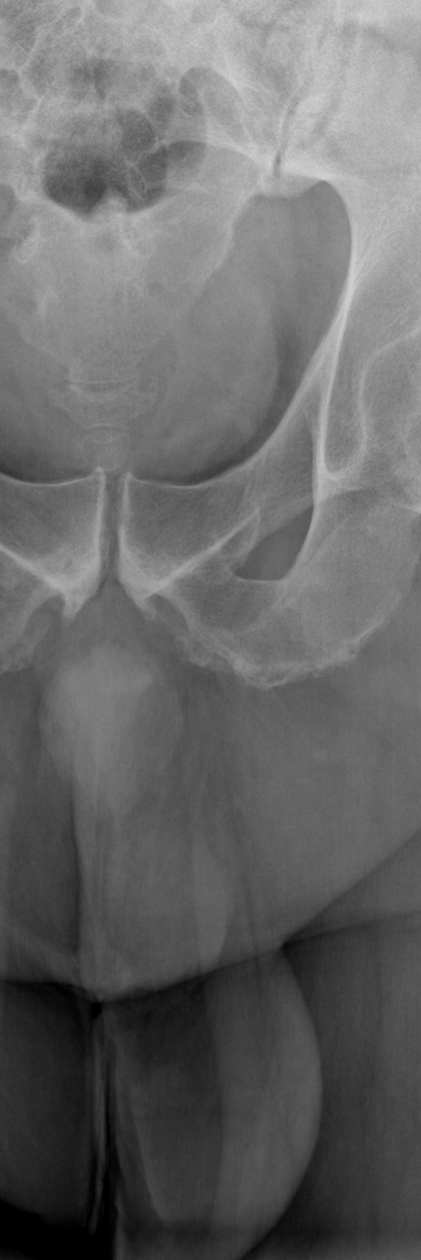
#> input picture Source/MatchTemplate/Cropped0.jpg, 842 x 2519 px, given as the content of the folder anzi/Desktop/TesiMagistrale/Audisio/ImmaginiBacinoCopiaCrop/, which was not available (shown at 1/2 size)
$ python BoneDetectionOneTemplate.py
#> lines starting #> are read from the running program, lines starting #| are printed output that depends on the picture; pictures that were not available may be replaced by others from this repository, and a replacement may not be noted
import cv2
import os
import numpy as np
from PIL import Image
from matplotlib import pyplot as plt


def find_bones(input_image, template_name, output_path, i):

#> called with i = 0
    methods = [  # 'cv2.TM_CCOEFF_NORMED', 'cv2.TM_CCORR_NORMED',
               'cv2.TM_SQDIFF_NORMED']

    # operations on the full image
    img2 = cv2.imread(input_image, 0)
#> img2 is the input picture: shape (2519, 842); min 0, max 214, mean 104.3
    image_to_crop = Image.open(input_image)
    z, q = img2.shape[::-1]
#> z = 842; q = 2519

    template = cv2.imread(template_name, 0)
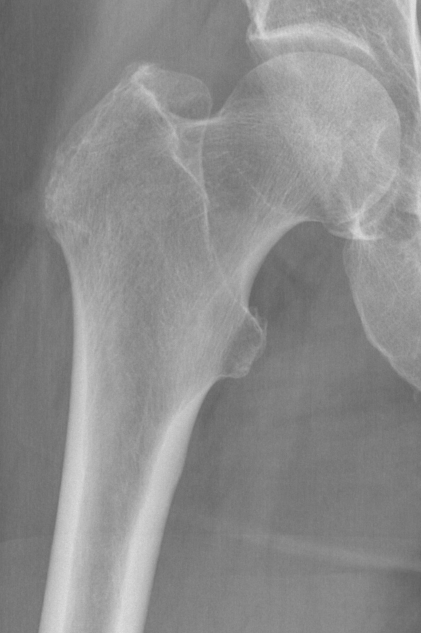
#> input picture Templates/Bacino_left.jpg, 842 x 1266 px, found by its file name (shown at 1/2 size)
#> template is the input picture: shape (1266, 842); min 84, max 232, mean 139.7
    # create a flipped template
    template_flipped = cv2.flip(template, 1)
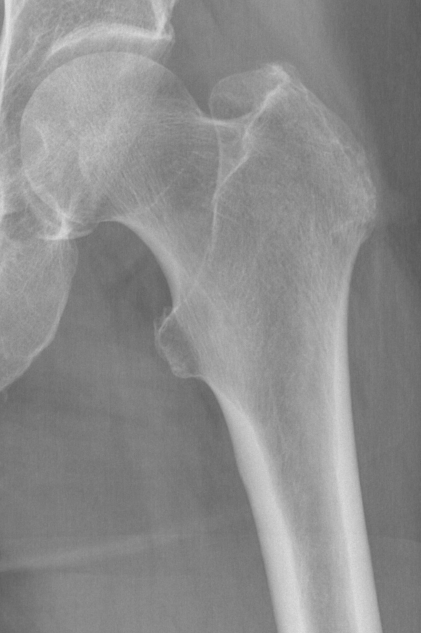
#> template_flipped: shape (1266, 842) (shown at 1/2 size); min 84, max 232, mean 139.7
    # get shapes of original images
    w, h = template.shape[::-1]  # means that template is w rows and h columns
#> w = 842; h = 1266

    for meth in methods:
        img = img2.copy()
        method = eval(meth)

        # Apply template Matching
        res = cv2.matchTemplate(img, template, method)
        res_flipped = cv2.matchTemplate(img, template_flipped, method)

        min_val, max_val, min_loc, max_loc = cv2.minMaxLoc(res)
        min_val_f, max_val_f, min_loc_f, max_loc_f = cv2.minMaxLoc(res_flipped)
        print("Comparing image {} with template {}, min_val is {} and max_val is {} and min_val_f {} and max_val_f {}"
              .format(input_image, template_name, min_val, max_val, min_val_f, max_val_f))

        if method in [cv2.TM_SQDIFF, cv2.TM_SQDIFF_NORMED]:
            top_left = min_loc
            top_left_f = min_loc_f
        else:
            top_left = max_loc
            top_left_f = max_loc_f

        bottom_right = (top_left[0] + w, top_left[1] + h)  # somma base e altezza del template
        bottom_right_f = (top_left_f[0] + w, top_left_f[1] + h)

        if (top_left[1] + h) * 2 > q:
            b_r = q
        else:
            b_r = (top_left[1] + h) * 2

        if (top_left_f[1] + h) * 2 > q:
            b_r_f = q
        else:
            b_r_f = (top_left_f[1] + h) * 2

        box = (top_left[0], top_left[1], top_left[0] + w, b_r)
        box_f = (top_left_f[0], top_left_f[1], top_left_f[0] + w, b_r_f)

        crop_image = image_to_crop.crop(box)
        crop_image_f = image_to_crop.crop(box_f)

        crop_image.save('Cropped{}.jpg'.format(i))
        crop_image_f.save('Cropped_flipped{}.jpg'.format(i))

        cv2.rectangle(img, top_left, bottom_right, (255, 255, 255), thickness=30)
        cv2.rectangle(img, top_left_f, bottom_right_f, (0, 0, 0), thickness=30)

        plt.imshow(img, cmap = 'gray')
        plt.title('Detected Point'), plt.xticks([]), plt.yticks([])
        plt.suptitle(meth)
        plt.show()
#> this loop made 1 pass
#> (min_val, max_val, min_val_f, max_val_f, max_loc_f, bottom_right, bottom_right_f, box) on pass 1: (0.0556, 0.578, 0.0706, 0.567, (0, 1253), (842, 1266), (842, 1281), (0, 0, 842, 2519))
#> (printed output is left out)
#> pass 1, in find_bones, `plt.show()`:
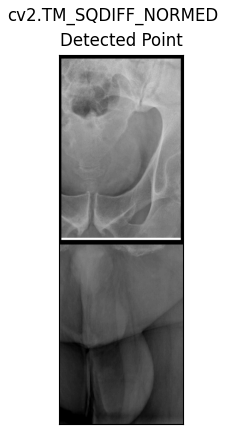
#> figure drawn by matplotlib, 1 panel
#> after the loop:
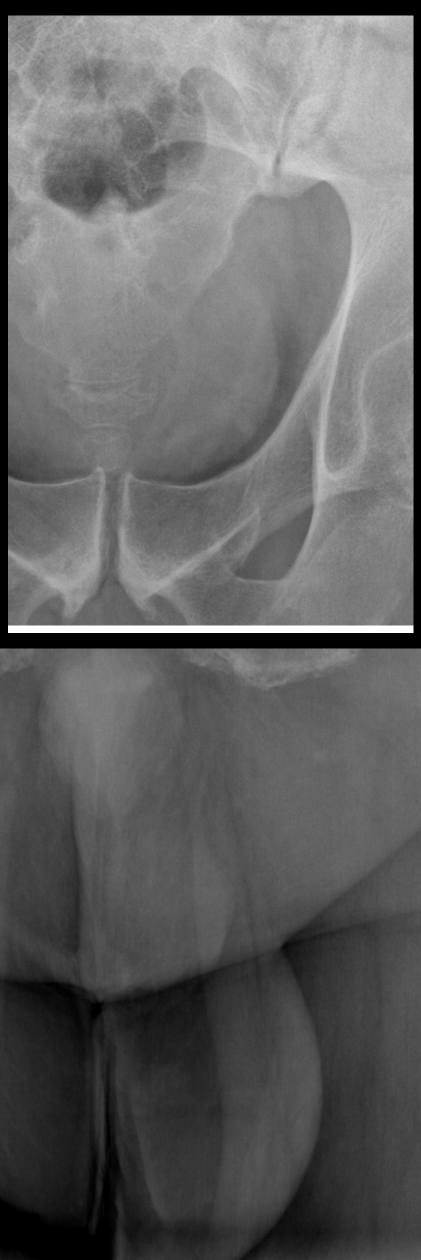
#> img: shape (2519, 842) (shown at 1/2 size); min 0, max 255, mean 99.1


if __name__ == "__main__":

    path = "/Users/leonardotanzi/Desktop/TesiMagistrale/Audisio/ImmaginiBacinoCopiaCrop/"
    template_path = "/Users/leonardotanzi/Desktop/MasterThesis/Templates/Bacino_left.jpg"
    output_path = "/Users/leonardotanzi/Desktop/MasterThesis/Output/"
    i = 0

    for f in os.listdir(path):
        if f.endswith(".jpg"):
            full_f = path + f
            find_bones(full_f, template_path, output_path, i)
            i += 1
            if i == 10:
                break
